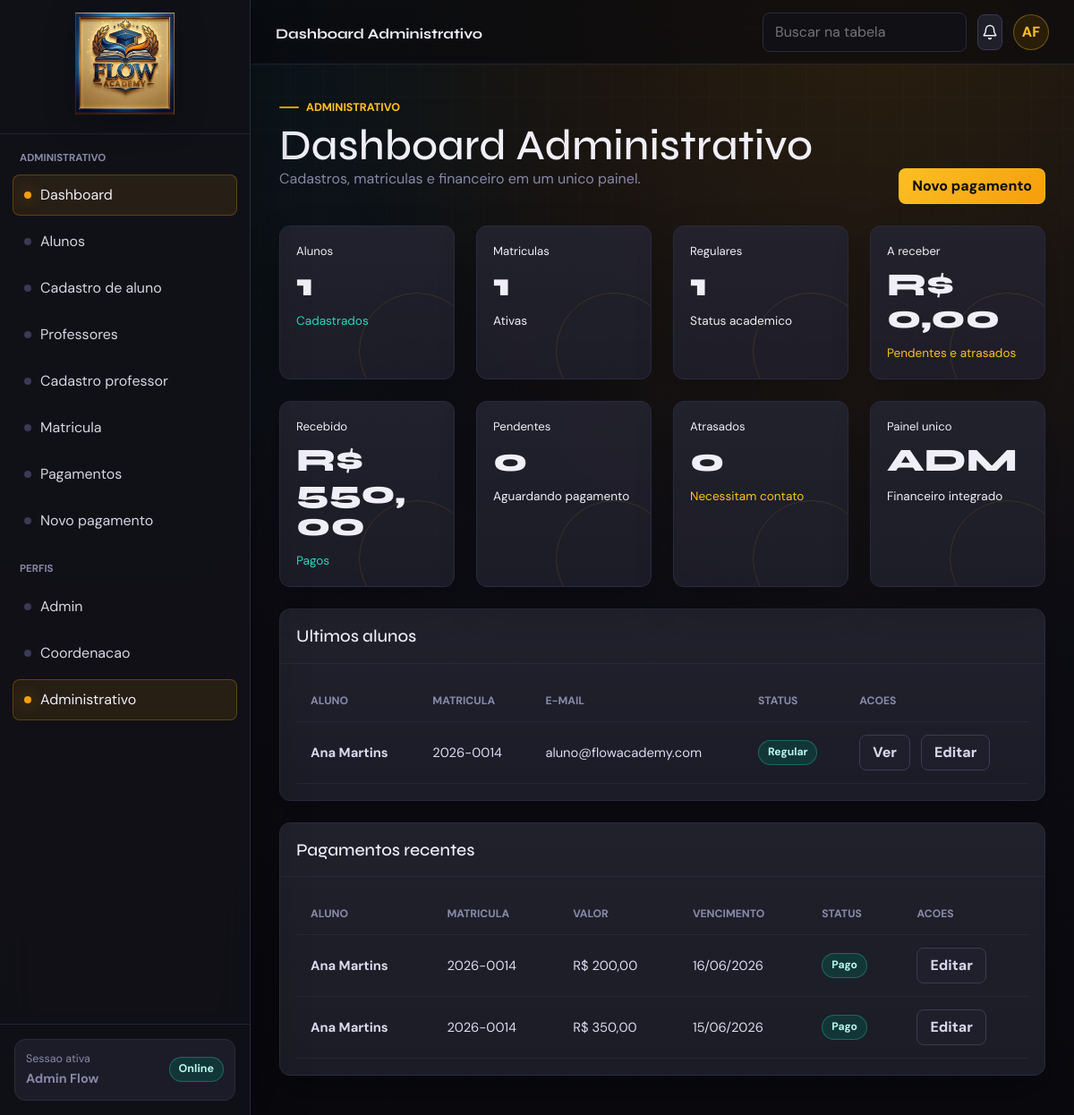
Screenshot of /web-php/pages/administrativo/dashboard.php (signed in) with the database file from the repository.
### tables this page shows
CREATE TABLE `alunos` (
  `id_aluno` int(11) NOT NULL AUTO_INCREMENT,
  `id_usuario` int(11) NOT NULL,
  `matricula` varchar(30) NOT NULL,
  `cpf` varchar(14) NOT NULL,
  `telefone` varchar(20) DEFAULT NULL,
  `data_nascimento` date DEFAULT NULL,
  `endereco` varchar(255) DEFAULT NULL,
  `status_academico` enum('regular','trancado','jubilado','evadido') DEFAULT 'regular',
  PRIMARY KEY (`id_aluno`),
  UNIQUE KEY `id_usuario` (`id_usuario`),
  UNIQUE KEY `matricula` (`matricula`),
  UNIQUE KEY `cpf` (`cpf`),
  CONSTRAINT `alunos_ibfk_1` FOREIGN KEY (`id_usuario`) REFERENCES `usuarios` (`id_usuario`) ON DELETE CASCADE
);

CREATE TABLE `usuarios` (
  `id_usuario` int(11) NOT NULL AUTO_INCREMENT,
  `nome` varchar(150) NOT NULL,
  `email` varchar(150) NOT NULL,
  `senha_hash` varchar(255) NOT NULL,
  `perfil` enum('aluno','professor','coordenacao','administrativo','admin') NOT NULL,
  `status` enum('ativo','inativo') DEFAULT 'ativo',
  `ultimo_login` datetime DEFAULT NULL,
  `created_at` datetime DEFAULT current_timestamp(),
  PRIMARY KEY (`id_usuario`),
  UNIQUE KEY `email` (`email`)
);

CREATE TABLE `pagamentos` (
  `id_pagamento` int(11) NOT NULL AUTO_INCREMENT,
  `id_aluno` int(11) NOT NULL,
  `valor` decimal(10,2) NOT NULL,
  `vencimento` date NOT NULL,
  `status` enum('pendente','pago','atrasado','cancelado') DEFAULT 'pendente',
  PRIMARY KEY (`id_pagamento`),
  KEY `id_aluno` (`id_aluno`),
  CONSTRAINT `pagamentos_ibfk_1` FOREIGN KEY (`id_aluno`) REFERENCES `alunos` (`id_aluno`) ON DELETE CASCADE
);

### web-php/includes/funcoes.php (called while the page is built, shortened)
<?php
require_once __DIR__ . '/../config/config.php';
function e($valor)
{
    return htmlspecialchars((string) ($valor ?? ''), ENT_QUOTES, 'UTF-8');
}
function buscarUm($sql, array $parametros = [])
{
    global $pdo;
    $stmt = $pdo->prepare($sql);
    $stmt->execute($parametros);
    $resultado = $stmt->fetch();
    return $resultado ?: null;
}
function buscarTodos($sql, array $parametros = [])
{
    global $pdo;
    $stmt = $pdo->prepare($sql);
    $stmt->execute($parametros);
    return $stmt->fetchAll();
}
function contarRegistros($tabela, $campo = '*', $where = '', array $parametros = [])
{
    $sql = "SELECT COUNT($campo) AS total FROM $tabela";
    if ($where !== '') {
        $sql .= ' WHERE ' . $where;
    }
    $linha = buscarUm($sql, $parametros);
    return (int) ($linha['total'] ?? 0);
}
function dataBr($data)
{
    return date('d/m/Y', strtotime($data));
}
function moedaBr($numero)
{
    return 'R$ ' . number_format((float) $numero, 2, ',', '.');
}
function statusBadge($status)
{
    $status = strtolower((string) $status);
    if (in_array($status, ['ativo', 'ativa', 'regular', 'aprovado', 'pago'], true)) {
        return 'success';
    }
    return '';
}
function iniciais($nome)
{
    $partes = preg_split('/\s+/', trim((string) $nome));
    $primeira = $partes[0][0] ?? 'F';
    $segunda = $partes[1][0] ?? 'A';
    return strtoupper($primeira . $segunda);
}
function textoStatus($status)
{
    return ucwords(str_replace('_', ' ', (string) $status));
}

### web-php/includes/auth.php (called while the page is built, shortened)
<?php
require_once __DIR__ . '/funcoes.php';
function normalizarPerfil($perfil)
{
    return $perfil === 'financeiro' ? 'administrativo' : (string) $perfil;
}
function usuarioLogado()
{
    $usuario = $_SESSION['usuario'] ?? null;
    if ($usuario !== null && isset($usuario['perfil'])) {
        $perfilNormalizado = normalizarPerfil($usuario['perfil']);
        $usuario['perfil'] = $perfilNormalizado;
    }
    return $usuario;
}
function paginaInicialPorPerfil($perfil)
{
    $perfil = normalizarPerfil($perfil);
    $paginas = [
        'aluno' => 'pages/aluno/dashboard.php',
        'professor' => 'pages/professor/dashboard.php',
        'coordenacao' => 'pages/coordenacao/dashboard.php',
        'administrativo' => 'pages/administrativo/dashboard.php',
        'admin' => 'pages/admin/dashboard.php',
    ];
    return $paginas[$perfil] ?? 'index.php';
}

### web-php/pages/administrativo/dashboard.php (the view, shortened to what this page needs)
<?php
require_once __DIR__ . '/../../includes/layout.php';
$totalAlunos = contarRegistros('alunos');
$matriculasAtivas = contarRegistros('matriculas', '*', 'status = "ativa"');
$alunosRegulares = contarRegistros('alunos', '*', 'status_academico = "regular"');
$totalReceber = buscarUm('SELECT SUM(valor) AS total FROM pagamentos WHERE status IN ("pendente", "atrasado")');
$totalPago = buscarUm('SELECT SUM(valor) AS total FROM pagamentos WHERE status = "pago"');
$pendentes = contarRegistros('pagamentos', '*', 'status = "pendente"');
$atrasados = contarRegistros('pagamentos', '*', 'status = "atrasado"');
$ultimosAlunos = buscarTodos(
    'SELECT a.id_aluno, a.matricula, a.status_academico, u.nome, u.email
     FROM alunos a
     JOIN usuarios u ON u.id_usuario = a.id_usuario
     ORDER BY a.id_aluno DESC
     LIMIT 8'
);
$pagamentosRecentes = buscarTodos(
    'SELECT p.*, u.nome AS aluno, a.matricula
     FROM pagamentos p
     JOIN alunos a ON a.id_aluno = p.id_aluno
     JOIN usuarios u ON u.id_usuario = a.id_usuario
     ORDER BY p.vencimento DESC
     LIMIT 8'
);
appInicio('Dashboard Administrativo', 'administrativo', 'dashboard', '../../');
pageHeading(
    'Administrativo',
    'Dashboard Administrativo',
    'Cadastros, matriculas e financeiro em um unico painel.',
    '<a class="btn primary" href="../financeiro/pagamento_form.php">Novo pagamento</a>'
);
?>
    <section class="grid four">
      <article class="card metric-card"><div class="metric-label">Alunos</div><div class="metric-value" data-count-to="<?= e($totalAlunos) ?>"><?= e($totalAlunos) ?></div><div class="metric-meta positive">Cadastrados</div></article>
      <article class="card metric-card"><div class="metric-label">Matriculas</div><div class="metric-value" data-count-to="<?= e($matriculasAtivas) ?>"><?= e($matriculasAtivas) ?></div><div class="metric-meta">Ativas</div></article>
      <article class="card metric-card"><div class="metric-label">Regulares</div><div class="metric-value" data-count-to="<?= e($alunosRegulares) ?>"><?= e($alunosRegulares) ?></div><div class="metric-meta">Status academico</div></article>
      <article class="card metric-card"><div class="metric-label">A receber</div><div class="metric-value"><?= e(moedaBr($totalReceber['total'] ?? 0)) ?></div><div class="metric-meta warning">Pendentes e atrasados</div></article>
    </section>
    <section class="grid four">
      <article class="card metric-card"><div class="metric-label">Recebido</div><div class="metric-value"><?= e(moedaBr($totalPago['total'] ?? 0)) ?></div><div class="metric-meta positive">Pagos</div></article>
      <article class="card metric-card"><div class="metric-label">Pendentes</div><div class="metric-value" data-count-to="<?= e($pendentes) ?>"><?= e($pendentes) ?></div><div class="metric-meta">Aguardando pagamento</div></article>
      <article class="card metric-card"><div class="metric-label">Atrasados</div><div class="metric-value" data-count-to="<?= e($atrasados) ?>"><?= e($atrasados) ?></div><div class="metric-meta warning">Necessitam contato</div></article>
      <article class="card metric-card"><div class="metric-label">Painel unico</div><div class="metric-value">ADM</div><div class="metric-meta">Financeiro integrado</div></article>
    </section>
    <section class="panel">
      <div class="panel-header"><h2>Ultimos alunos</h2></div>
      <div class="panel-body">
        <div class="table-wrap">
          <table id="tabela-principal">
            <thead><tr><th>Aluno</th><th>Matricula</th><th>E-mail</th><th>Status</th><th>Acoes</th></tr></thead>
            <tbody>
              <?php foreach ($ultimosAlunos as $aluno): ?>
                <tr>
                  <td><strong><?= e($aluno['nome']) ?></strong></td>
                  <td><?= e($aluno['matricula']) ?></td>
                  <td><?= e($aluno['email']) ?></td>
                  <td><?= badge($aluno['status_academico'], $aluno['status_academico']) ?></td>
                  <td>
                    <div class="actions" style="justify-content:flex-start">
                      <a class="btn ghost" href="aluno_ver.php?id=<?= e($aluno['id_aluno']) ?>">Ver</a>
                      <a class="btn ghost" href="aluno_form.php?id=<?= e($aluno['id_aluno']) ?>">Editar</a>
                    </div>
                  </td>
                </tr>
              <?php endforeach; ?>
            </tbody>
          </table>
        </div>
      </div>
    </section>
    <section class="panel">
      <div class="panel-header"><h2>Pagamentos recentes</h2></div>
      <div class="panel-body">
        <div class="table-wrap">
          <table>
            <thead><tr><th>Aluno</th><th>Matricula</th><th>Valor</th><th>Vencimento</th><th>Status</th><th>Acoes</th></tr></thead>
            <tbody>
              <?php foreach ($pagamentosRecentes as $pagamento): ?>
                <tr>
                  <td><strong><?= e($pagamento['aluno']) ?></strong></td>
                  <td><?= e($pagamento['matricula']) ?></td>
                  <td><?= e(moedaBr($pagamento['valor'])) ?></td>
                  <td><?= e(dataBr($pagamento['vencimento'])) ?></td>
                  <td><?= badge($pagamento['status'], $pagamento['status']) ?></td>
                  <td><a class="btn ghost" href="../financeiro/pagamento_form.php?id=<?= e($pagamento['id_pagamento']) ?>">Editar</a></td>
                </tr>
              <?php endforeach; ?>
            </tbody>
          </table>
        </div>
      </div>
    </section>
<?php appFim('../../'); ?>

### web-php/includes/layout.php (shortened to what this page needs)
<?php
require_once __DIR__ . '/auth.php';
function areasVisiveisPorPerfil($perfil)
{
    $areas = [
        'aluno' => ['aluno'],
        'professor' => ['professor'],
        'coordenacao' => ['coordenacao'],
        'administrativo' => ['administrativo'],
        'admin' => ['admin', 'coordenacao', 'administrativo'],
    ];
    return $areas[$perfil] ?? [];
}
function appInicio($titulo, $area, $ativo, $prefixo = '../../')
{
    $usuario = usuarioLogado();
    $menus = menusDoSistema();
    $menuAtual = $menus[$area] ?? $menus['aluno'];
    $perfil = $usuario['perfil'] ?? 'visitante';
    $areasVisiveis = areasVisiveisPorPerfil($perfil);
    $mostrarPerfis = count($areasVisiveis) > 1;
    $dashboardUsuario = paginaInicialPorPerfil($perfil);
    $nome = $usuario['nome'] ?? 'Flow Academy';
    ?>
<!doctype html>
<html lang="pt-BR">
<head>
  <link href="<?= e($prefixo) ?>assets/vendor/bootstrap/css/bootstrap.min.css" rel="stylesheet">
  <link rel="stylesheet" href="<?= e($prefixo) ?>assets/css/main.css?v=20260622-2">
</head>
<body class="app-shell">
  <aside class="sidebar" aria-label="Navegacao principal">
    <div class="sidebar-header">
      <a class="brand" href="<?= e($prefixo . $dashboardUsuario) ?>">
        <img class="brand-logo" src="<?= e($prefixo) ?>assets/images/logo-flow-academy-gold.jpg" alt="Logo Flow Academy">
      </a>
    </div>
    <div class="sidebar-content">
      <nav class="nav-section">
        <p class="nav-title"><?= e($menuAtual['titulo']) ?></p>
        <ul class="nav-list">
          <?php foreach ($menuAtual['itens'] as $chave => $item): ?>
            <li>
              <a class="nav-link <?= $ativo === $chave ? 'active' : '' ?>" href="<?= e($prefixo . $item['href']) ?>">
                <span class="nav-dot"></span><?= e($item['texto']) ?>
              </a>
            </li>
          <?php endforeach; ?>
        </ul>
      </nav>
      <?php if ($mostrarPerfis): ?>
        <nav class="nav-section">
          <p class="nav-title">Perfis</p>
          <ul class="nav-list">
            <?php foreach ($areasVisiveis as $chaveArea): ?>
              <?php
                $menuPerfil = $menus[$chaveArea];
                $primeiroItem = array_values($menuPerfil['itens'])[0];
              ?>
              <li>
                <a class="nav-link <?= $area === $chaveArea ? 'active' : '' ?>" href="<?= e($prefixo . $primeiroItem['href']) ?>">
                  <span class="nav-dot"></span><?= e($menuPerfil['titulo']) ?>
                </a>
              </li>
            <?php endforeach; ?>
          </ul>
        </nav>
      <?php endif; ?>
    </div>
    <div class="sidebar-footer">
      <a class="role-pill" href="<?= e($prefixo) ?>logout.php">
        <span><span>Sessao ativa</span><strong><?= e($nome) ?></strong></span>
        <span class="badge success">Online</span>
      </a>
    </div>
  </aside>
  <div class="app-frame">
    <header class="topbar">
      <div class="topbar-left">
        <div class="top-path"><strong><?= e($titulo) ?></strong></div>
      </div>
      <div class="topbar-right">
        <input class="control top-search" type="search" placeholder="Buscar na tabela" data-table-filter="#tabela-principal">
        <button class="icon-btn" type="button" data-tooltip="Notificacoes" data-toast="Nenhuma notificacao nova." aria-label="Notificacoes">
          <svg class="icon" viewBox="0 0 24 24" aria-hidden="true">
            <path d="M18 8a6 6 0 0 0-12 0c0 7-3 7-3 9h18c0-2-3-2-3-9"></path>
            <path d="M13.73 21a2 2 0 0 1-3.46 0"></path>
          </svg>
        </button>
        <div class="dropdown">
          <button class="avatar" type="button" data-bs-toggle="dropdown" aria-expanded="false" aria-label="Menu do usuario"><?= e(iniciais($nome)) ?></button>
        </div>
      </div>
    </header>
    <main class="main-content">
    <?php
}
function pageHeading($eyebrow, $titulo, $texto, $acoes = '')
{
    ?>
      <section class="page-heading">
        <div>
          <span class="eyebrow"><?= e($eyebrow) ?></span>
          <h1><?= e($titulo) ?></h1>
          <p><?= e($texto) ?></p>
        </div>
        <?php if ($acoes !== ''): ?>
          <div class="actions"><?= $acoes ?></div>
        <?php endif; ?>
      </section>
    <?php
}
    ?>
    <?php
function badge($texto, $status)
{
    return '<span class="badge ' . e(statusBadge($status)) . '">' . e(textoStatus($texto)) . '</span>';
}
function appFim($prefixo = '../../')
{
    ?>
    </main>
  </div>
</body>
</html>
    <?php
}

### rows the page displays
alunos: id_usuario.nome "Ana Martins", matricula "2026-0014", id_usuario.email "aluno@flowacademy.com", status_academico "Regular"
pagamentos: usuarios.nome "Ana Martins", id_aluno.matricula "2026-0014", valor "R$ 200,00", vencimento "16/06/2026", status "Pago"
pagamentos: usuarios.nome "Ana Martins", id_aluno.matricula "2026-0014", valor "R$ 350,00", vencimento "15/06/2026", status "Pago"

### other values shown
$menuAtual['titulo'] "ADMINISTRATIVO"
$item['texto'] "Dashboard"
$item['texto'] "Alunos"
$item['texto'] "Cadastro de aluno"
$item['texto'] "Professores"
$item['texto'] "Cadastro professor"
$item['texto'] "Matricula"
$item['texto'] "Pagamentos"
$item['texto'] "Novo pagamento"
$menuPerfil['titulo'] "Admin"
$menuPerfil['titulo'] "Coordenacao"
$menuPerfil['titulo'] "Administrativo"
$nome "Admin Flow"
$titulo "Dashboard Administrativo"
iniciais($nome) "AF"
